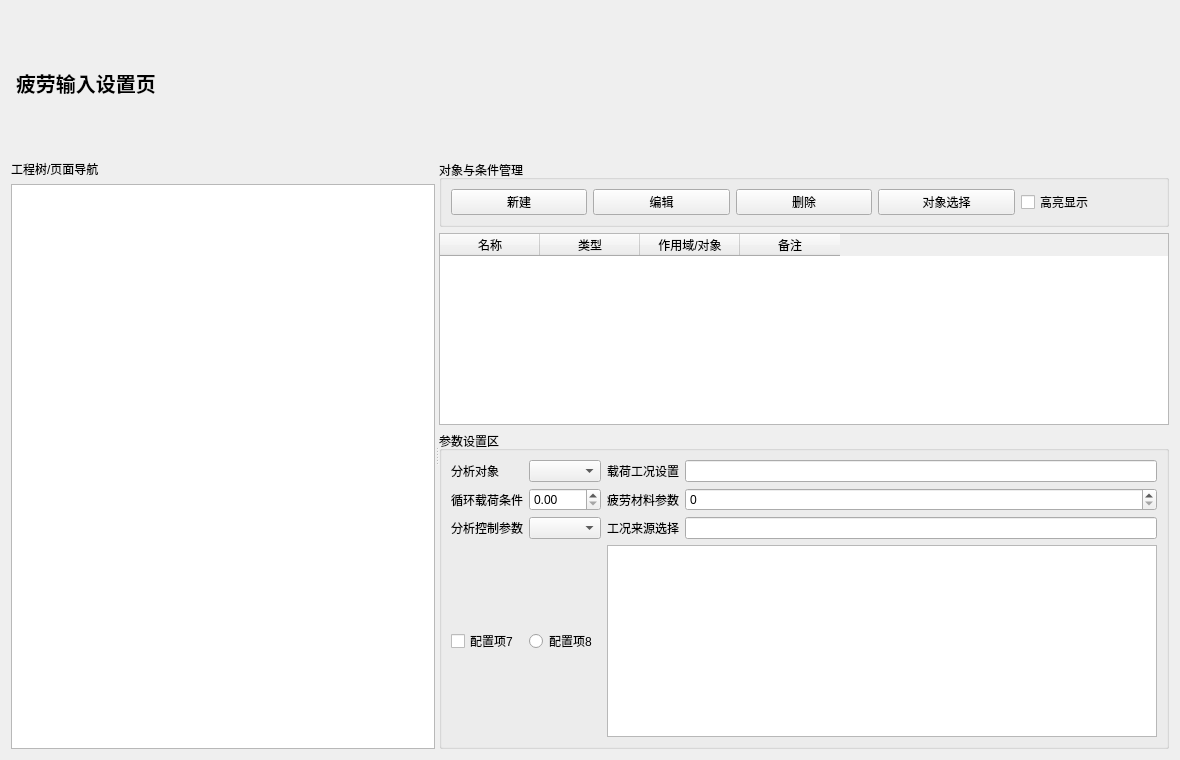
<?xml version="1.0" encoding="UTF-8"?>
<ui version="4.0">
 <class>FatigueInputSettingPage</class>
 <widget class="QWidget" name="FatigueInputSettingPage">
  <property name="geometry"><rect><x>0</x><y>0</y><width>1180</width><height>760</height></rect></property>
  <layout class="QVBoxLayout" name="rootLayout">
   <item>
    <widget class="QLabel" name="titleLabel">
     <property name="styleSheet"><string notr="true">font-size:20px;font-weight:700;padding:4px 0;</string></property>
     <property name="text"><string>疲劳输入设置页</string></property>
    </widget>
   </item>
   <item>
    <widget class="QSplitter" name="mainSplitter">
     <property name="orientation"><enum>Qt::Horizontal</enum></property>
     <widget class="QWidget" name="leftPanel">
      <layout class="QVBoxLayout" name="leftLayout">
       <item><widget class="QLabel" name="leftLabel"><property name="text"><string>工程树/页面导航</string></property></widget></item>
       <item><widget class="QListWidget" name="navListWidget"/></item>
      </layout>
     </widget>
     <widget class="QWidget" name="rightPanel">
      <layout class="QVBoxLayout" name="rightLayout">
       <item>
        <widget class="QGroupBox" name="toolbarGroup">
         <property name="title"><string>对象与条件管理</string></property>
         <layout class="QHBoxLayout" name="toolbarLayout">
          <item><widget class="QPushButton" name="addButton"><property name="text"><string>新建</string></property></widget></item>
          <item><widget class="QPushButton" name="editButton"><property name="text"><string>编辑</string></property></widget></item>
          <item><widget class="QPushButton" name="removeButton"><property name="text"><string>删除</string></property></widget></item>
          <item><widget class="QPushButton" name="pickButton"><property name="text"><string>对象选择</string></property></widget></item>
          <item><widget class="QCheckBox" name="highlightCheckBox"><property name="text"><string>高亮显示</string></property></widget></item>
         </layout>
        </widget>
       </item>
       <item>
        <widget class="QTableWidget" name="topTableWidget">
         <column><property name="text"><string>名称</string></property></column>
         <column><property name="text"><string>类型</string></property></column>
         <column><property name="text"><string>作用域/对象</string></property></column>
         <column><property name="text"><string>备注</string></property></column>
        </widget>
       </item>
       <item>
        <widget class="QGroupBox" name="paramGroup">
         <property name="title"><string>参数设置区</string></property>
         <layout class="QGridLayout" name="paramLayout">
          <item row="0" column="0"><widget class="QLabel" name="label1"><property name="text"><string>分析对象</string></property></widget></item>
          <item row="0" column="1"><widget class="QComboBox" name="combo1"/></item>
          <item row="0" column="2"><widget class="QLabel" name="label2"><property name="text"><string>载荷工况设置</string></property></widget></item>
          <item row="0" column="3"><widget class="QLineEdit" name="line2"/></item>
          <item row="1" column="0"><widget class="QLabel" name="label3"><property name="text"><string>循环载荷条件</string></property></widget></item>
          <item row="1" column="1"><widget class="QDoubleSpinBox" name="double3"/></item>
          <item row="1" column="2"><widget class="QLabel" name="label4"><property name="text"><string>疲劳材料参数</string></property></widget></item>
          <item row="1" column="3"><widget class="QSpinBox" name="spin4"/></item>
          <item row="2" column="0"><widget class="QLabel" name="label5"><property name="text"><string>分析控制参数</string></property></widget></item>
          <item row="2" column="1"><widget class="QComboBox" name="combo5"/></item>
          <item row="2" column="2"><widget class="QLabel" name="label6"><property name="text"><string>工况来源选择</string></property></widget></item>
          <item row="2" column="3"><widget class="QLineEdit" name="line6"/></item>
          <item row="3" column="0"><widget class="QCheckBox" name="check7"><property name="text"><string>配置项7</string></property></widget></item>
          <item row="3" column="1"><widget class="QRadioButton" name="radio8"><property name="text"><string>配置项8</string></property></widget></item>
          <item row="3" column="2" colspan="2"><widget class="QTextEdit" name="memoTextEdit"/></item>
         </layout>
        </widget>
       </item>
      </layout>
     </widget>
    </widget>
   </item>
  </layout>
 </widget>
 <resources/>
 <connections/>
</ui>
